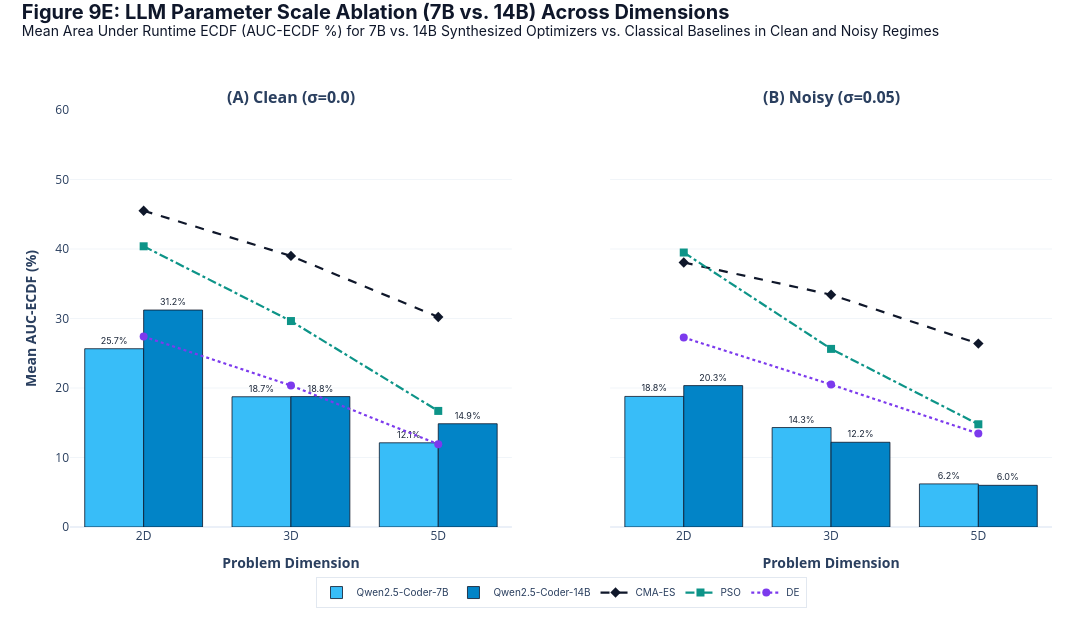

Notebook code for this chart:
### Code cell
# ── THESIS Figure 9E: LLM Parameter Scale Ablation (7B vs. 14B) Across Dims ──
fig9e = make_subplots(
    rows=1, cols=2,
    subplot_titles=["<b>(A) Clean (σ=0.0)</b>", "<b>(B) Noisy (σ=0.05)</b>"],
    horizontal_spacing=0.10,
    shared_yaxes=True
)
dims = [2, 3, 5]
sub_7b = df_all[df_all["Solver"].str.contains("7B")]
sub_14b = df_all[df_all["Solver"].str.contains("14B")]

for col_idx, (n_std, title_sfx) in enumerate([(0.0, "Clean"), (0.05, "Noisy")], start=1):
    c_7b = sub_7b[sub_7b["Noise Std"] == n_std]
    c_14b = sub_14b[sub_14b["Noise Std"] == n_std]
    vals_7b = [c_7b[c_7b["Dim"] == d]["AUC-ECDF (%)"].mean() for d in dims]
    vals_14b = [c_14b[c_14b["Dim"] == d]["AUC-ECDF (%)"].mean() for d in dims]
    
    fig9e.add_trace(go.Bar(
        x=[f"{d}D" for d in dims], y=vals_7b,
        name="Qwen2.5-Coder-7B",
        marker=dict(color=MODEL_SCALE_PALETTE["Qwen2.5-Coder-7B"], line=dict(color="#0F172A", width=0.8)),
        text=[f"{v:.1f}%" for v in vals_7b], textposition="outside",
        textfont=dict(size=9, family=FONT_FAMILY, color="#1E293B"),
        showlegend=(col_idx == 1)
    ), row=1, col=col_idx)
    
    fig9e.add_trace(go.Bar(
        x=[f"{d}D" for d in dims], y=vals_14b,
        name="Qwen2.5-Coder-14B",
        marker=dict(color=MODEL_SCALE_PALETTE["Qwen2.5-Coder-14B"], line=dict(color="#0F172A", width=0.8)),
        text=[f"{v:.1f}%" for v in vals_14b], textposition="outside",
        textfont=dict(size=9, family=FONT_FAMILY, color="#1E293B"),
        showlegend=(col_idx == 1)
    ), row=1, col=col_idx)
    
    for baseline in ["CMA-ES", "PSO", "DE"]:
        b_sub = df_all[(df_all["Solver"] == baseline) & (df_all["Noise Std"] == n_std)]
        b_vals = [b_sub[b_sub["Dim"] == d]["AUC-ECDF (%)"].mean() for d in dims]
        b_style = get_solver_line_style(baseline)
        fig9e.add_trace(go.Scatter(
            x=[f"{d}D" for d in dims], y=b_vals,
            mode="lines+markers", name=baseline,
            line=dict(color=b_style["color"], dash=b_style["dash"], width=2.2),
            marker=dict(size=8, symbol="diamond" if baseline=="CMA-ES" else ("square" if baseline=="PSO" else "circle")),
            showlegend=(col_idx == 1)
        ), row=1, col=col_idx)

fig9e.update_layout(
    template="plotly_white",
    title=dict(
        text="<b>Figure 9E: LLM Parameter Scale Ablation (7B vs. 14B) Across Dimensions</b><br><sup>Mean Area Under Runtime ECDF (AUC-ECDF %) for 7B vs. 14B Synthesized Optimizers vs. Classical Baselines in Clean and Noisy Regimes</sup>",
        font=dict(size=20, color="#0F172A", family=FONT_FAMILY),
        x=0.02, y=0.97
    ),
    barmode="group",
    width=1350, height=620,
    margin=dict(l=70, r=40, t=110, b=90),
    legend=dict(
        orientation="h", yanchor="top", y=-0.12, xanchor="center", x=0.5,
        bgcolor="rgba(255,255,255,0.95)", bordercolor="#E2E8F0", borderwidth=1,
        font=dict(size=10, family=FONT_FAMILY)
    )
)
fig9e.update_yaxes(title_text="<b>Mean AUC-ECDF (%)</b>", range=[0, 60], showgrid=True, gridcolor="#F1F5F9", row=1, col=1)
fig9e.update_yaxes(range=[0, 60], showgrid=True, gridcolor="#F1F5F9", row=1, col=2)
fig9e.update_xaxes(title_text="<b>Problem Dimension</b>", row=1, col=1)
fig9e.update_xaxes(title_text="<b>Problem Dimension</b>", row=1, col=2)

out_9e = MAIN_RESULTS_DIR / "fig_09e_auc_ecdf_model_scale.png"
fig9e.write_image(str(out_9e), scale=3)
print("✅ Figure 9E (Model Scale Ablation) generated in results/publication/main_results/")
fig9e.show()

### Figure 1 — Plotly figure (JSON) as saved in the notebook; plotly's stock layout.template omitted (floating-point values rounded to 4 significant figures)
{"data": [{"marker": {"color": "#38BDF8", "line": {"color": "#0F172A", "width": 0.8}}, "name": "Qwen2.5-Coder-7B", "showlegend": true, "text": ["25.7%", "18.7%", "12.1%"], "textfont": {"color": "#1E293B", "family": "Inter, -apple-system, BlinkMacSystemFont, Arial, sans-serif", "size": 9}, "textposition": "outside", "type": "bar", "x": ["2D", "3D", "5D"], "xaxis": "x", "y": [25.65, 18.74, 12.11], "yaxis": "y"}, {"marker": {"color": "#0284C7", "line": {"color": "#0F172A", "width": 0.8}}, "name": "Qwen2.5-Coder-14B", "showlegend": true, "text": ["31.2%", "18.8%", "14.9%"], "textfont": {"color": "#1E293B", "family": "Inter, -apple-system, BlinkMacSystemFont, Arial, sans-serif", "size": 9}, "textposition": "outside", "type": "bar", "x": ["2D", "3D", "5D"], "xaxis": "x", "y": [31.22, 18.76, 14.86], "yaxis": "y"}, {"line": {"color": "#0F172A", "dash": "dash", "width": 2.2}, "marker": {"size": 8, "symbol": "diamond"}, "mode": "lines+markers", "name": "CMA-ES", "showlegend": true, "type": "scatter", "x": ["2D", "3D", "5D"], "xaxis": "x", "y": [45.51, 39.0, 30.22], "yaxis": "y"}, {"line": {"color": "#0D9488", "dash": "dashdot", "width": 2.2}, "marker": {"size": 8, "symbol": "square"}, "mode": "lines+markers", "name": "PSO", "showlegend": true, "type": "scatter", "x": ["2D", "3D", "5D"], "xaxis": "x", "y": [40.39, 29.64, 16.7], "yaxis": "y"}, {"line": {"color": "#7C3AED", "dash": "dot", "width": 2.2}, "marker": {"size": 8, "symbol": "circle"}, "mode": "lines+markers", "name": "DE", "showlegend": true, "type": "scatter", "x": ["2D", "3D", "5D"], "xaxis": "x", "y": [27.4, 20.36, 11.91], "yaxis": "y"}, {"marker": {"color": "#38BDF8", "line": {"color": "#0F172A", "width": 0.8}}, "name": "Qwen2.5-Coder-7B", "showlegend": false, "text": ["18.8%", "14.3%", "6.2%"], "textfont": {"color": "#1E293B", "family": "Inter, -apple-system, BlinkMacSystemFont, Arial, sans-serif", "size": 9}, "textposition": "outside", "type": "bar", "x": ["2D", "3D", "5D"], "xaxis": "x2", "y": [18.79, 14.31, 6.204], "yaxis": "y2"}, {"marker": {"color": "#0284C7", "line": {"color": "#0F172A", "width": 0.8}}, "name": "Qwen2.5-Coder-14B", "showlegend": false, "text": ["20.3%", "12.2%", "6.0%"], "textfont": {"color": "#1E293B", "family": "Inter, -apple-system, BlinkMacSystemFont, Arial, sans-serif", "size": 9}, "textposition": "outside", "type": "bar", "x": ["2D", "3D", "5D"], "xaxis": "x2", "y": [20.34, 12.19, 5.997], "yaxis": "y2"}, {"line": {"color": "#0F172A", "dash": "dash", "width": 2.2}, "marker": {"size": 8, "symbol": "diamond"}, "mode": "lines+markers", "name": "CMA-ES", "showlegend": false, "type": "scatter", "x": ["2D", "3D", "5D"], "xaxis": "x2", "y": [38.06, 33.43, 26.39], "yaxis": "y2"}, {"line": {"color": "#0D9488", "dash": "dashdot", "width": 2.2}, "marker": {"size": 8, "symbol": "square"}, "mode": "lines+markers", "name": "PSO", "showlegend": false, "type": "scatter", "x": ["2D", "3D", "5D"], "xaxis": "x2", "y": [39.49, 25.63, 14.78], "yaxis": "y2"}, {"line": {"color": "#7C3AED", "dash": "dot", "width": 2.2}, "marker": {"size": 8, "symbol": "circle"}, "mode": "lines+markers", "name": "DE", "showlegend": false, "type": "scatter", "x": ["2D", "3D", "5D"], "xaxis": "x2", "y": [27.26, 20.5, 13.45], "yaxis": "y2"}], "layout": {"annotations": [{"font": {"size": 16}, "showarrow": false, "text": "<b>(A) Clean (σ=0.0)</b>", "x": 0.225, "xanchor": "center", "xref": "paper", "y": 1, "yanchor": "bottom", "yref": "paper"}, {"font": {"size": 16}, "showarrow": false, "text": "<b>(B) Noisy (σ=0.05)</b>", "x": 0.775, "xanchor": "center", "xref": "paper", "y": 1, "yanchor": "bottom", "yref": "paper"}], "barmode": "group", "height": 620, "legend": {"bgcolor": "rgba(255,255,255,0.95)", "bordercolor": "#E2E8F0", "borderwidth": 1, "font": {"family": "Inter, -apple-system, BlinkMacSystemFont, Arial, sans-serif", "size": 10}, "orientation": "h", "x": 0.5, "xanchor": "center", "y": -0.12, "yanchor": "top"}, "margin": {"b": 90, "l": 70, "r": 40, "t": 110}, "title": {"font": {"color": "#0F172A", "family": "Inter, -apple-system, BlinkMacSystemFont, Arial, sans-serif", "size": 20}, "text": "<b>Figure 9E: LLM Parameter Scale Ablation (7B vs. 14B) Across Dimensions</b><br><sup>Mean Area Under Runtime ECDF (AUC-ECDF %) for 7B vs. 14B Synthesized Optimizers vs. Classical Baselines in Clean and Noisy Regimes</sup>", "x": 0.02, "y": 0.97}, "width": 1350, "xaxis": {"anchor": "y", "domain": [0, 0.45], "title": {"text": "<b>Problem Dimension</b>"}}, "xaxis2": {"anchor": "y2", "domain": [0.55, 1], "title": {"text": "<b>Problem Dimension</b>"}}, "yaxis": {"anchor": "x", "domain": [0, 1], "gridcolor": "#F1F5F9", "range": [0, 60], "showgrid": true, "title": {"text": "<b>Mean AUC-ECDF (%)</b>"}}, "yaxis2": {"anchor": "x2", "domain": [0, 1], "gridcolor": "#F1F5F9", "matches": "y", "range": [0, 60], "showgrid": true, "showticklabels": false}}}
